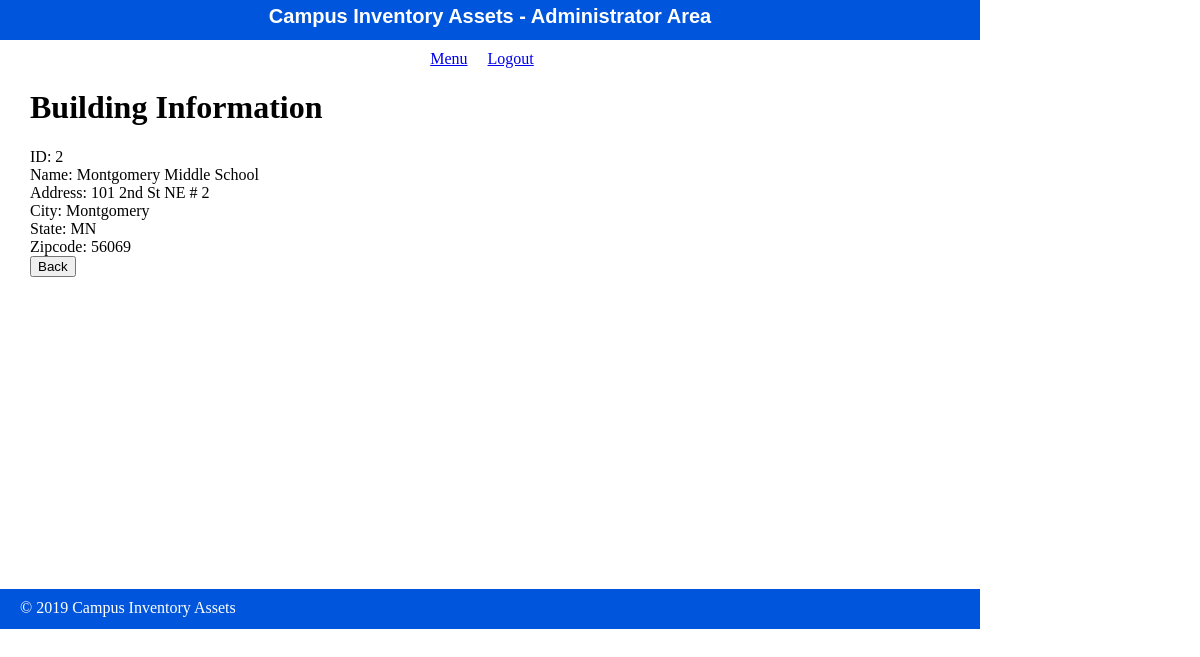
The page /admin/building/view.php?id=2 on the database its author committed.
### tables this page shows
CREATE TABLE building(
    building_id int(4) PRIMARY KEY,
    building_name VARCHAR(50),
    building_address VARCHAR(100),
	building_city VARCHAR(25),
	building_state VARCHAR(3),
	building_zip VARCHAR(6),
    build_create_date date,
    build_update_date date
);

### private/functions.php (called while the page is built, shortened)
<?php
$db = db_connect();
function query($sql){
  global $db;
  $result = mysqli_query($db, $sql);
  return $result;
}
?>

### public/admin/building/view.php (the view, shortened to what this page needs)
<?php
include(SHARED_PATH . '/admin_header.php');
?>
<div id="content">
  <div id="main-menu">
    <h1>Building Information</h1>
<?php
$sql = "select * from building where building_id = ".$_GET['id'];
$set = query($sql);
$i= mysqli_fetch_assoc($set);
echo "ID: ".$i["building_id"]."<br/>";
echo "Name: ".$i["building_name"]."<br/>";
echo "Address: ".$i["building_address"]."<br/>";
echo "City: ".$i["building_city"]."<br/>";
echo "State: ".$i["building_state"]."<br/>";
echo "Zipcode: ".$i["building_zip"]."<br/>";
?>
    <button onclick="window.history.go(-1); return false;">Back</button>
  </div>
</div>
<?php
include(SHARED_PATH . '/admin_footer.php');
?>

### public/stylesheets/staff.css (style rules this page uses)
html { height: 100%; width: 100%; }
body { height: 980px; width: 100%; margin: 0; padding: 0; }
#content { width: 920px; min-height: 500px; padding: 0 30px; }

### rows shown on the page
building: building_id "2", building_name "Montgomery Middle School", building_address "101 2nd St NE # 2", building_city "Montgomery", building_state "MN", building_zip "56069"
